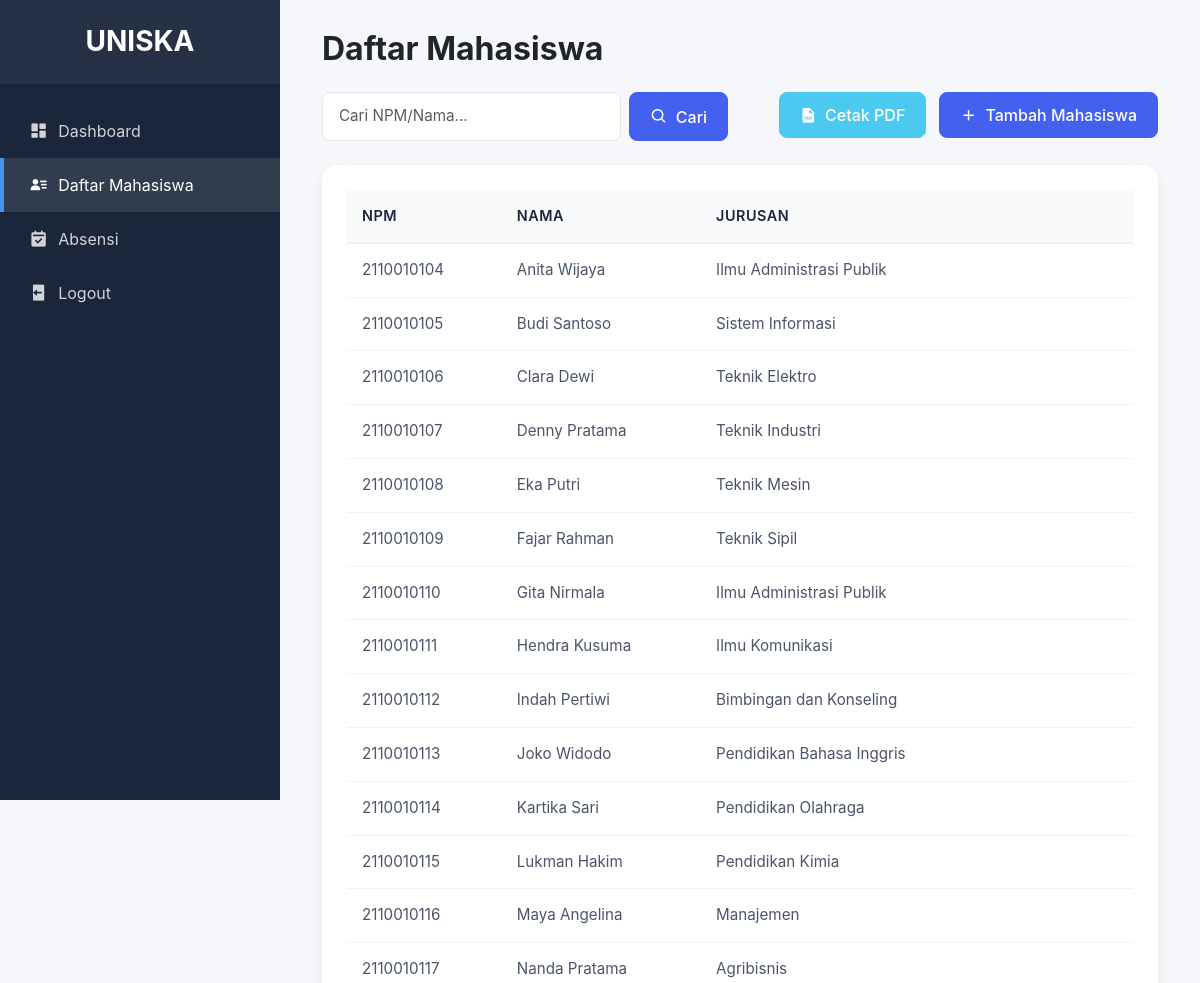
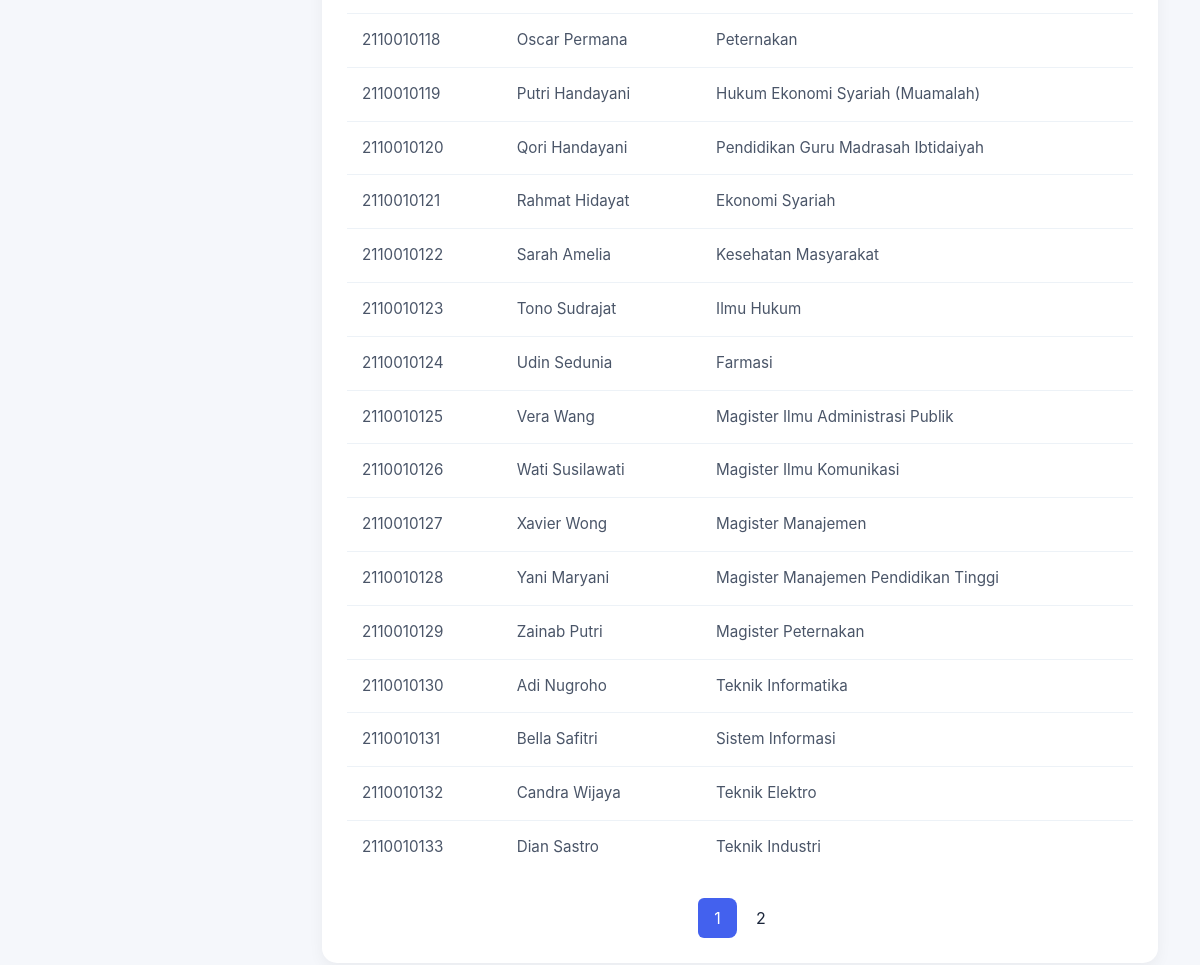
The page /admin/daftar_mahasiswa.php (signed in) on the database its author committed (2 pictures, top to bottom).
### tables this page shows
CREATE TABLE `mahasiswa` (
  `id` int NOT NULL,
  `npm` varchar(12) NOT NULL,
  `nama` varchar(100) NOT NULL,
  `jurusan` varchar(50) NOT NULL,
  `created_at` timestamp NULL DEFAULT CURRENT_TIMESTAMP
);

### admin/daftar_mahasiswa.php (the view, shortened to what this page needs)
<?php
include '../koneksi.php';
$limit = 30;
$page = isset($_GET['page']) ? $_GET['page'] : 1;
$start = ($page - 1) * $limit;
$search = isset($_GET['search']) ? mysqli_real_escape_string($koneksi, $_GET['search']) : '';
$where = '';
$query = "SELECT * FROM mahasiswa $where ORDER BY npm LIMIT $start, $limit";
$result = mysqli_query($koneksi, $query);
$query_total = "SELECT COUNT(*) as total FROM mahasiswa $where";
$result_total = mysqli_query($koneksi, $query_total);
$total_records = mysqli_fetch_assoc($result_total)['total'];
$total_pages = ceil($total_records / $limit);
?>
<!DOCTYPE html>
<html lang="en">
<head>
    <link href="https://cdn.jsdelivr.net/npm/bootstrap@5.3.0/dist/css/bootstrap.min.css" rel="stylesheet">
    <link href="https://cdn.jsdelivr.net/npm/boxicons@2.0.7/css/boxicons.min.css" rel="stylesheet">
    <link rel="stylesheet" href="assets/css/style.css">
</head>
<body>
    <div class="wrapper">
        <nav id="sidebar">
            <div class="sidebar-header">
                <h3>UNISKA</h3>
            </div>
            <ul class="list-unstyled components">
                <li>
                    <a href="dashboard.php">
                        <i class='bx bxs-dashboard'></i>
                        <span>Dashboard</span>
                    </a>
                </li>
                <li class="active">
                    <a href="daftar_mahasiswa.php">
                        <i class='bx bxs-user-detail'></i>
                        <span>Daftar Mahasiswa</span>
                    </a>
                </li>
                <li>
                    <a href="absensi.php">
                        <i class='bx bxs-calendar-check'></i>
                        <span>Absensi</span>
                    </a>
                </li>
                <li>
                    <a href="#" onclick="confirmLogout()">
                        <i class='bx bxs-log-out'></i>
                        <span>Logout</span>
                    </a>
                </li>
            </ul>
        </nav>
        <div id="content">
            <div class="container-fluid">
                <div class="d-flex justify-content-between align-items-center mb-4">
                    <h2 class="mb-0 fw-bold">Daftar Mahasiswa</h2>
                </div>
                <div class="row mb-4">
                    <div class="col-md-6">
                        <form action="" method="GET" class="d-flex">
                            <input type="text" name="search" class="form-control me-2" placeholder="Cari NPM/Nama..." value="<?php echo $search; ?>">
                            <button type="submit" class="btn btn-primary">
                                <i class='bx bx-search'></i>
                                <span>Cari</span>
                            </button>
                        </form>
                    </div>
                    <div class="col-md-6 text-end">
                        <button class="btn btn-success me-2" onclick="window.open('cetak_mahasiswa_pdf.php', '_blank')">
                            <i class='bx bxs-file-pdf'></i>
                            <span>Cetak PDF</span>
                        </button>
                        <button class="btn btn-primary" data-bs-toggle="modal" data-bs-target="#tambahMahasiswa">
                            <i class='bx bx-plus'></i>
                            <span>Tambah Mahasiswa</span>
                        </button>
                    </div>
                </div>
                <div class="data-card">
                    <div class="card-body">
                        <div class="table-responsive">
                            <table class="table table-hover table-clickable">
                                <thead>
                                    <tr>
                                        <th>NPM</th>
                                        <th>Nama</th>
                                        <th>Jurusan</th>
                                    </tr>
                                </thead>
                                <tbody>
                                    <?php while($row = mysqli_fetch_assoc($result)): ?>
                                    <tr data-npm="<?php echo $row['npm']; ?>"
                                        data-nama="<?php echo $row['nama']; ?>"
                                        data-jurusan="<?php echo $row['jurusan']; ?>">
                                        <td><?php echo $row['npm']; ?></td>
                                        <td><?php echo $row['nama']; ?></td>
                                        <td><?php echo $row['jurusan']; ?></td>
                                    </tr>
                                    <?php endwhile; ?>
                                </tbody>
                            </table>
                        </div>
                        <?php if($total_pages > 1): ?>
                        <nav class="mt-4">
                            <ul class="pagination justify-content-center">
                                <?php for($i = 1; $i <= $total_pages; $i++): ?>
                                <li class="page-item <?php echo $page == $i ? 'active' : ''; ?>">
                                    <a class="page-link" href="?page=<?php echo $i; ?>&search=<?php echo $search; ?>">
                                        <?php echo $i; ?>
                                    </a>
                                </li>
                                <?php endfor; ?>
                            </ul>
                        </nav>
                        <?php endif; ?>
                    </div>
                </div>
            </div>
        </div>
    </div>
</body>
</html>

### admin/assets/css/style.css (style rules this page uses)
:root { --primary-color: #4361ee; --secondary-color: #3f37c9; --accent-color: #4895ef; --success-color: #4cc9f0; --info-color: #4361ee; --warning-color: #f72585; --danger-color: #e63946; --dark-color: #1b263b; --light-color: #f8f9fa; }
body { font-family: 'Inter', sans-serif; background-color: #f5f7fb; overflow-x: hidden; }
#sidebar { min-width: 280px; max-width: 280px; background: var(--dark-color); color: #fff; transition: all 0.3s; position: fixed; height: 100vh; z-index: 999; }
.sidebar-header { padding: 25px; background: rgba(255, 255, 255, 0.05); }
.sidebar-header h3 { color: #fff; font-size: 1.75rem; font-weight: 700; margin: 0; text-align: center; }
#sidebar ul.components { padding: 20px 0; }
#sidebar ul li a { padding: 15px 25px; display: flex; align-items: center; color: rgba(255, 255, 255, 0.8); text-decoration: none; transition: all 0.3s ease; border-left: 4px solid transparent; gap: 10px; }
#sidebar ul li a:hover, #sidebar ul li.active a { color: #fff; background: rgba(255, 255, 255, 0.1); border-left-color: var(--accent-color); }
#sidebar ul li a i { font-size: 1.2rem; }
#content { width: calc(100% - 280px); margin-left: 280px; padding: 30px; min-height: 100vh; transition: all 0.3s; }
.chart-card, .data-card { background: #fff; border-radius: 15px; border: none; box-shadow: 0 5px 15px rgba(0,0,0,0.05); }
.chart-card .card-body, .data-card .card-body { padding: 25px; }
.table { margin: 0; width: 100%; border-collapse: separate; border-spacing: 0; }
.table thead th { background: #f8fafc; color: var(--dark-color); font-weight: 600; padding: 15px; font-size: 0.9rem; text-transform: uppercase; letter-spacing: 0.5px; border-bottom: 2px solid #edf2f7; }
.table tbody td { padding: 15px; vertical-align: middle; border-bottom: 1px solid #edf2f7; color: #4a5568; font-size: 0.95rem; }
.table tbody tr:last-child td { border-bottom: none; }
.form-control { padding: 0.75rem 1rem; font-size: 0.95rem; border: 1px solid #e2e8f0; border-radius: 8px; transition: all 0.3s ease; }
.btn { padding: 0.625rem 1.25rem; font-weight: 500; border-radius: 8px; transition: all 0.3s ease; display: inline-flex; align-items: center; gap: 0.5rem; }
.btn i { font-size: 1.1rem; }
.btn-primary { background-color: var(--primary-color); border-color: var(--primary-color); }
.btn-success { background-color: var(--success-color); border-color: var(--success-color); }
.pagination { margin: 1rem 0 0; gap: 0.25rem; }
.pagination .page-link { border: none; padding: 0.5rem 1rem; color: var(--dark-color); border-radius: 8px; transition: all 0.3s ease; }
.pagination .page-item.active .page-link { background-color: var(--primary-color); color: #fff; }
.table-clickable tbody tr { cursor: pointer; transition: background-color 0.3s ease; }

### rows shown on the page
mahasiswa: npm "2110010104", nama "Anita Wijaya", jurusan "Ilmu Administrasi Publik"
mahasiswa: npm "2110010105", nama "Budi Santoso", jurusan "Sistem Informasi"
mahasiswa: npm "2110010106", nama "Clara Dewi", jurusan "Teknik Elektro"
mahasiswa: npm "2110010107", nama "Denny Pratama", jurusan "Teknik Industri"
mahasiswa: npm "2110010108", nama "Eka Putri", jurusan "Teknik Mesin"
mahasiswa: npm "2110010109", nama "Fajar Rahman", jurusan "Teknik Sipil"
mahasiswa: npm "2110010110", nama "Gita Nirmala", jurusan "Ilmu Administrasi Publik"
mahasiswa: npm "2110010111", nama "Hendra Kusuma", jurusan "Ilmu Komunikasi"
mahasiswa: npm "2110010112", nama "Indah Pertiwi", jurusan "Bimbingan dan Konseling"
mahasiswa: npm "2110010113", nama "Joko Widodo", jurusan "Pendidikan Bahasa Inggris"
mahasiswa: npm "2110010114", nama "Kartika Sari", jurusan "Pendidikan Olahraga"
mahasiswa: npm "2110010115", nama "Lukman Hakim", jurusan "Pendidikan Kimia"
mahasiswa: npm "2110010116", nama "Maya Angelina", jurusan "Manajemen"
mahasiswa: npm "2110010117", nama "Nanda Pratama", jurusan "Agribisnis"
mahasiswa: npm "2110010118", nama "Oscar Permana", jurusan "Peternakan"
mahasiswa: npm "2110010119", nama "Putri Handayani", jurusan "Hukum Ekonomi Syariah (Muamalah)"
mahasiswa: npm "2110010120", nama "Qori Handayani", jurusan "Pendidikan Guru Madrasah Ibtidaiyah"
mahasiswa: npm "2110010121", nama "Rahmat Hidayat", jurusan "Ekonomi Syariah"
mahasiswa: npm "2110010122", nama "Sarah Amelia", jurusan "Kesehatan Masyarakat"
mahasiswa: npm "2110010123", nama "Tono Sudrajat", jurusan "Ilmu Hukum"
mahasiswa: npm "2110010124", nama "Udin Sedunia", jurusan "Farmasi"
mahasiswa: npm "2110010125", nama "Vera Wang", jurusan "Magister Ilmu Administrasi Publik"
mahasiswa: npm "2110010126", nama "Wati Susilawati", jurusan "Magister Ilmu Komunikasi"
mahasiswa: npm "2110010127", nama "Xavier Wong", jurusan "Magister Manajemen"
mahasiswa: npm "2110010128", nama "Yani Maryani", jurusan "Magister Manajemen Pendidikan Tinggi"
mahasiswa: npm "2110010129", nama "Zainab Putri", jurusan "Magister Peternakan"
mahasiswa: npm "2110010130", nama "Adi Nugroho", jurusan "Teknik Informatika"
mahasiswa: npm "2110010131", nama "Bella Safitri", jurusan "Sistem Informasi"
mahasiswa: npm "2110010132", nama "Candra Wijaya", jurusan "Teknik Elektro"
mahasiswa: npm "2110010133", nama "Dian Sastro", jurusan "Teknik Industri"
